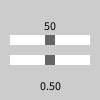
Frame 1 (no input)
Frame 60 (the mouse pressed at the canvas centre just before this capture): identical to frame 1, image omitted
Frame 120 (the mouse held since frame 60 and released just before this capture): identical to frame 1, image omitted

The Processing sketch that drew this single still picture (run headless with seeded random() and noise(); from frame 60 on, the mouse is pressed at the canvas centre):

// Processing sketch: processing
// ── processing.pde
Scrollbar bar1,bar2;

void setup(){
  size(100,100);
  noStroke();
  bar1=new Scrollbar(10,35,80,10,0.0,100.0);
  bar2=new Scrollbar(10,55,80,10,0.0,1.0);
  textAlign(CENTER);
}

void draw(){
  background(204);
  fill(0);
  int pos1=int(bar1.getPos());
  text(nf(pos1,2),50,30);
  float pos2=bar2.getPos();
  text(nf(pos2,1,2),50,90);
  bar1.update(mouseX,mouseY);
  bar2.update(mouseX,mouseY);
  bar1.display();
  bar2.display();
}

void mousePressed(){
  bar1.press(mouseX,mouseY);
  bar2.press(mouseX,mouseY);
}

void mouseReleased(){
  bar1.release();
  bar2.release();
}

class Scrollbar{
  int x,y;
  float sw,sh;
  float pos;
  float posMin,posMax;
  boolean rollover;
  boolean locked;
  float minVal,maxVal;

  Scrollbar(int xp,int yp,int w,int h,float miv,float mav){
    x=xp;
    y=yp;
    sw=w;
    sh=h;
    minVal=miv;
    maxVal=mav;
    pos=x+sw/2-sh/2;
    posMin=x;
    posMax=x+sw-sh;
  }

  void update(int mx,int my){
    if(over(mx,my)==true){
      rollover=true;
    }else{
      rollover=false;
    }
    if(locked==true){
      pos=constrain(mx-sh/2,posMin,posMax);
    }
  }

  void press(int mx,int my){
    if(rollover==true){
      locked=true;
    }else{
      locked=false;
    }
  }

  void release(){
    locked=false;
  }

  boolean over(int mx,int my){
    if((mx>x)&&(mx<x+sw)&&(my>y)&&(my<y+sh)){
      return true;
    }else{
      return false;
    }
  }

  void display(){
    fill(255);
    rect(x,y,sw,sh);
    if((rollover==true)||(locked==true)){
      fill(0);
    }else{
      fill(102);
    }
    rect(pos,y,sh,sh);
  }

  float getPos(){
    float scalar=sw/(sw-sh);
    float ratio=(pos-x)*scalar;
    float offset=minVal+(ratio/sw*(maxVal-minVal));
    return offset;
  }
}
